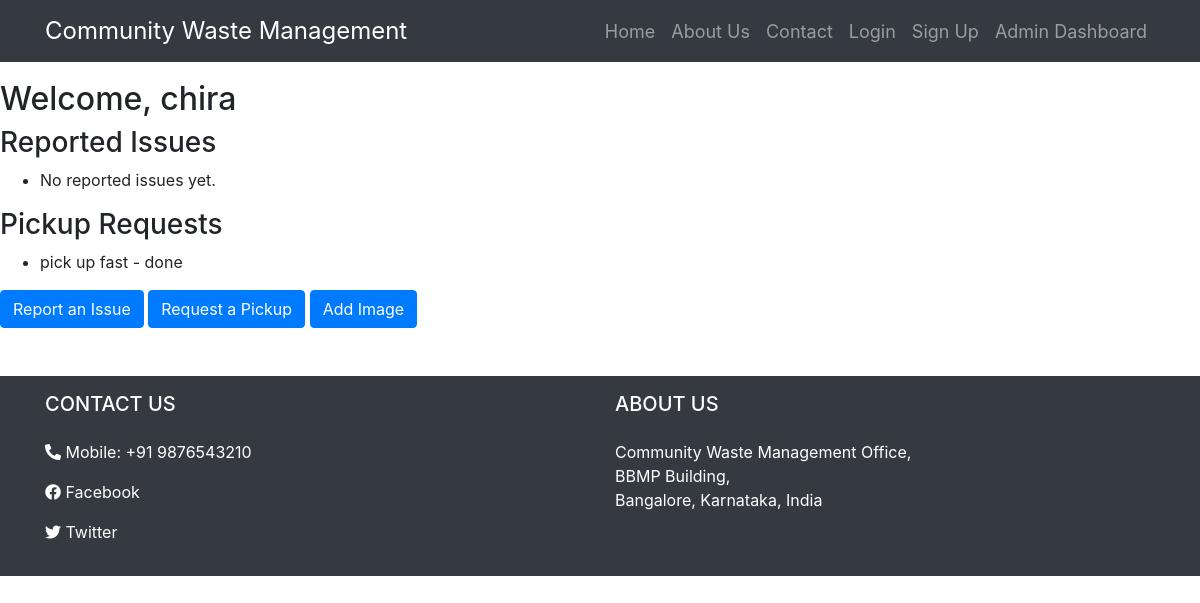
The page /user-dashboard/ (signed in) on the database its author committed.
### waste/models.py (models this page shows, shortened)
class CustomUser(AbstractUser):
    email = models.EmailField(unique=True)
    is_staff = models.BooleanField(default=False)
    USERNAME_FIELD = 'email'
    REQUIRED_FIELDS = ['username']
    groups = models.ManyToManyField(
        'auth.Group',
        verbose_name='groups',
        blank=True,
        related_name='customuser_set',
        related_query_name='user'
    )
    user_permissions = models.ManyToManyField(
        'auth.Permission',
        verbose_name='user permissions',
        blank=True,
        related_name='customuser_set',
        related_query_name='user'
    )

class PickupRequest(models.Model):
    item_description = models.TextField()
    location = models.CharField(max_length=100)
    status = models.CharField(max_length=20, default='Pending')
    requested_date = models.DateTimeField(default=timezone.now)
    requested_by = models.ForeignKey(settings.AUTH_USER_MODEL, on_delete=models.CASCADE, related_name='pickups', null=True)

### waste/views.py (the view)
# urls.py: path('user-dashboard/', views.user_dashboard, name='user_dashboard'),
@login_required
def user_dashboard(request):
    user = request.user
    issues = WasteIssue.objects.filter(reported_by=user)
    pickups = PickupRequest.objects.filter(requested_by=user)
    return render(request, 'user/user_dashboard.html', {'issues': issues, 'pickups': pickups})

### waste/templates/user/user_dashboard.html (shortened to what this page needs)
{% extends 'base.html' %}
{% block content %}
<h2>Welcome, {{ user.username }}</h2>
<h3>Reported Issues</h3>
<ul>
    {% for issue in issues %}
    <li>{{ issue.issue_type }} - {{ issue.status }}</li>
    {% empty %}
    <li>No reported issues yet.</li>
    {% endfor %}
</ul>
<h3>Pickup Requests</h3>
<ul>
    {% for pickup in pickups %}
    <li>{{ pickup.item_description }} - {{ pickup.status }}</li>
    {% empty %}
    <li>No pickup requests yet.</li>
    {% endfor %}
</ul>
<a href="{% url 'report_issue' %}" class="btn btn-primary">Report an Issue</a>
<a href="{% url 'request_pickup' %}" class="btn btn-primary">Request a Pickup</a>
<a href="{% url 'add_image' %}" class="btn btn-primary">Add Image</a>
{% endblock %}

### waste/templates/base.html (style rules this page uses)
body { padding-top: 80px; }

### rows shown on the page
CustomUser: username "chira"
PickupRequest: item_description "pick up fast", status "done"
